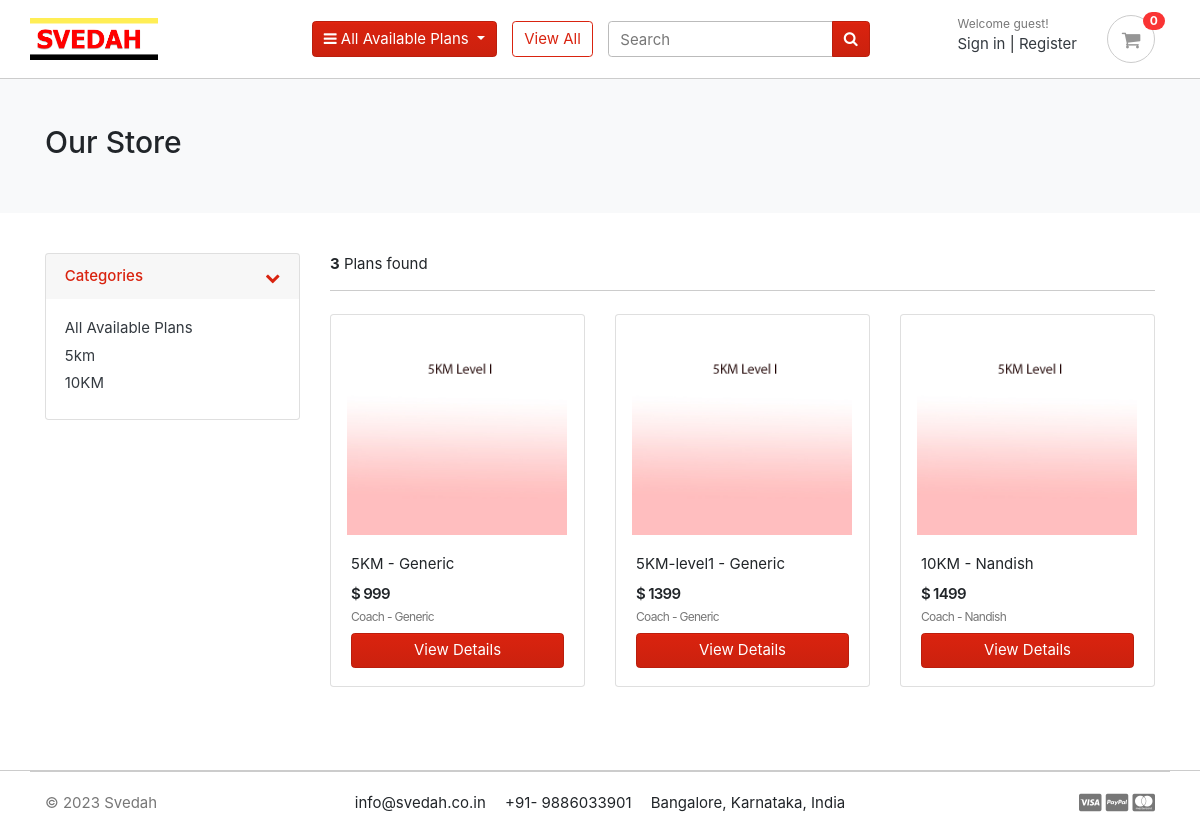
/store/, run on the app's committed database.
### category/models.py (models this page shows, shortened)
class Category(models.Model):
    category_name = models.CharField(max_length=50, unique=True)
    slug = models.SlugField(max_length=100, unique=True)
    description = models.TextField(max_length=255, blank=True)
    cat_image = models.ImageField(upload_to='photos/categories', blank=True)
    class Meta:
        verbose_name = 'category'
        verbose_name_plural = 'categories'
    def get_url(self):
            return reverse('products_by_category', args=[self.slug])

### store/models.py (models this page shows, shortened)
class Product(models.Model):
    product_name    = models.CharField(max_length=200, unique=True)
    slug            = models.SlugField(max_length=200, unique=True)
    shortdescription     = RichTextField()
    longdescription     = RichTextField()
    price           = models.IntegerField()
    images          = models.ImageField(upload_to='photos/products')
    coach           = models.CharField(max_length=500, blank=True, default='Generic')
    is_available    = models.BooleanField(default=True)
    category        = models.ForeignKey(Category, on_delete=models.CASCADE)
    created_date    = models.DateTimeField(auto_now_add=True)
    modified_date   = models.DateTimeField(auto_now=True)
    level           = models.CharField(max_length=255,choices=[('1','Level 1'),('2','Level II'),('3','Level III')],default="1")
    pdf_file        = models.FileField(upload_to='pdfs/', blank=True, null=True)
    def get_url(self):
        return reverse('product_detail', args=[self.category.slug, self.slug])

### store/views.py (the view)
# urls.py: path('store/', include('store.urls')),
def store(request, category_slug=None):
    categories = None
    products = None
    if category_slug != None:
        categories = get_object_or_404(Category, slug=category_slug)
        products = Product.objects.filter(category=categories, is_available=True)
        paginator = Paginator(products, 6)
        page = request.GET.get('page')
        paged_products = paginator.get_page(page)
        product_count = products.count()
    else:
        products = Product.objects.all().filter(is_available=True).order_by('id')
        paginator = Paginator(products, 6)
        page = request.GET.get('page')
        paged_products = paginator.get_page(page)
        product_count = products.count()
    context = {
        'products': paged_products,
        'product_count': product_count,
    }
    return render(request, 'store/store.html', context)

### carts/context_processors.py (called while the page is built)
def counter(request):
    cart_count = 0
    if 'admin' in request.path:
        return {}
    else:
        try:
            cart = Cart.objects.filter(cart_id=_cart_id(request))
            if request.user.is_authenticated:
                cart_items = CartItem.objects.all().filter(user=request.user)
            else:
                cart_items = CartItem.objects.all().filter(cart=cart[:1])
            for cart_item in cart_items:
                cart_count += cart_item.quantity
        except Cart.DoesNotExist:
            cart_count = 0
    return dict(cart_count=cart_count)

### carts/views.py (called while the page is built)
def _cart_id(request):
    cart = request.session.session_key
    if not cart:
        cart = request.session.create()
    return cart

### category/context_processors.py (called while the page is built)
def menu_links(request):
    links = Category.objects.all()
    return dict(links=links)

### templates/store/store.html (shortened to what this page needs)
{% extends 'base.html' %}
{% load static %}
{% block content %}
<section class="section-pagetop bg">
<div class="container">
	{% if 'search' in request.path %}
		<h2 class="title-page">Search Result</h2>
	{% else %}
		<h2 class="title-page">Our Store</h2>
	{% endif %}
</div>
</section>
<section class="section-content padding-y">
<div class="container">
<div class="row">
	<aside class="col-md-3">
<div class="card">
	<article class="filter-group">
		<header class="card-header">
			<a href="#" data-toggle="collapse" data-target="#collapse_1" aria-expanded="true" class="">
				<i class="icon-control fa fa-chevron-down"></i>
				<h6 class="title">Categories</h6>
			</a>
		</header>
		<div class="filter-content collapse show" id="collapse_1" style="">
			<div class="card-body">
				<ul class="list-menu">
					<li><a href="{% url 'store' %}">All Available Plans</a></li>
					{% for category in links %}
				<li><a href="{{ category.get_url }}">{{ category.category_name }}  </a></li>
					{% endfor %}
				</ul>
			</div>
		</div>
	</article>
</div>
	</aside>
	<main class="col-md-9">
<header class="border-bottom mb-4 pb-3">
		<div class="form-inline">
			<span class="mr-md-auto"><b>{{ product_count }}</b> Plans found </span>
		</div>
</header>
<div class="row">
	{% if products %}
	{% for product in products %}
	<div class="col-md-4">
		<figure class="card card-product-grid">
			<div class="img-wrap">
				<a href="{{ product.get_url }}"><img src="{{ product.images.url }}"></a>
				<br>
			</div>
			<figcaption class="info-wrap">
				<div class="fix-height">
					<a href="{{ product.get_url }}" class="title">{{ product.product_name }} - {{ product.coach }}</a>
					<div class="price-wrap mt-2">
						<span class="price">$ {{ product.price }}</span>
						<br>
						<small class="title text-muted">Coach - {{ product.coach }}</small>
					</div>
				</div>
				<a href="{{ product.get_url }}" class="btn btn-block btn-primary">View Details </a>
			</figcaption>
		</figure>
	</div>
	{% endfor %}
	{% else %}
	<div>
		<h2>No result found. Please try again.</h2>
	</div>
	{% endif %}
</div>
	</main>
</div>
</div>
</section>
{% endblock %}

### static/css/ui.css (style rules this page uses)
html { font-family: "Inter", sans-serif; font-size: 15px; }
.img-wrap { text-align: center; display: block; }
.img-wrap img { max-width: 100%; }
.price-wrap { letter-spacing: -0.7px; }
.padding-y { padding-top: 40px; padding-bottom: 40px; }
figure { margin-bottom: 0; }
article:after, .form-group:after { display: block; clear: both; content: ""; }
.bg { background-color: #f8f9fa; }
.title-page { color: #212529; }
[class*=list-] li:after { visibility: hidden; display: block; content: ""; overflow: hidden; height: 0; clear: both; }
.list-menu { list-style: none; margin: 0; padding-left: 0; }
.list-menu li { margin-bottom: 5px; }
.list-menu a { color: #343a40; }
[class*=card-product] a.title { color: #212529; display: block; }
[class*=card-product] .img-wrap { overflow: hidden; position: relative; }
[class*=card-product] .img-wrap img { height: 100%; max-width: 100%; width: auto; display: inline-block; -o-object-fit: cover; object-fit: cover; }
.card-product-grid { margin-bottom: 20px; }
.card-product-grid .img-wrap { border-radius: 0.2rem 0.2rem 0 0; height: 220px; }
.card-product-grid .info-wrap { overflow: hidden; padding: 18px 20px; }
.card-product-grid .fix-height { height: 80px; overflow: hidden; }
.card .img-wrap { overflow: hidden; }
.price { font-weight: 600; color: #212529; }
.icon-control { margin-top: 5px; float: right; font-size: 80%; }
.card-header .title { margin-bottom: 0; line-height: 1.5; }
.filter-group { border-bottom: 1px solid #e4e4e4; }
.filter-group .card-header { border-bottom: 0; }
.filter-group:last-child { border-bottom: 0; }
.section-pagetop { padding: 45px 0; }

### data on the page
Category: category_name "5km"
Category: category_name "10KM"
Product: images (picture), product_name "5KM", coach "Generic", price "999"
Product: images (picture), product_name "5KM-level1", coach "Generic", price "1399"
Product: images (picture), product_name "10KM", coach "Nandish", price "1499"

### other printed values
{{ cart_count }} "0"
{{ product_count }} "3"
